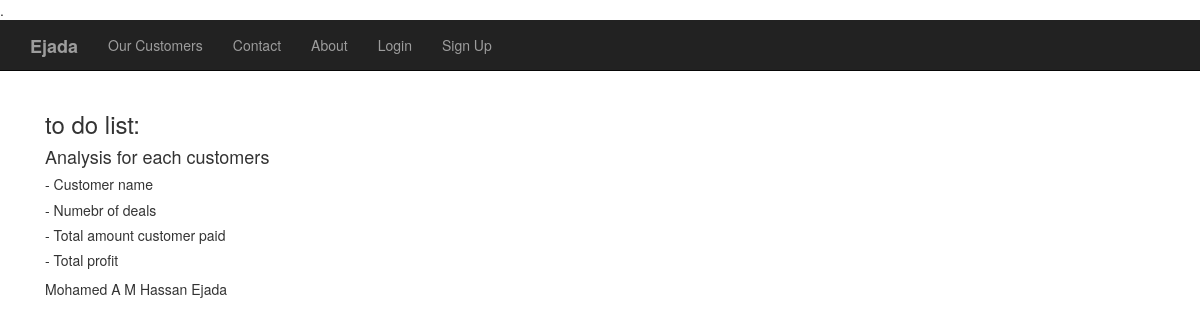
/deal_app/customers/, run on an earlier commit of the app's database.
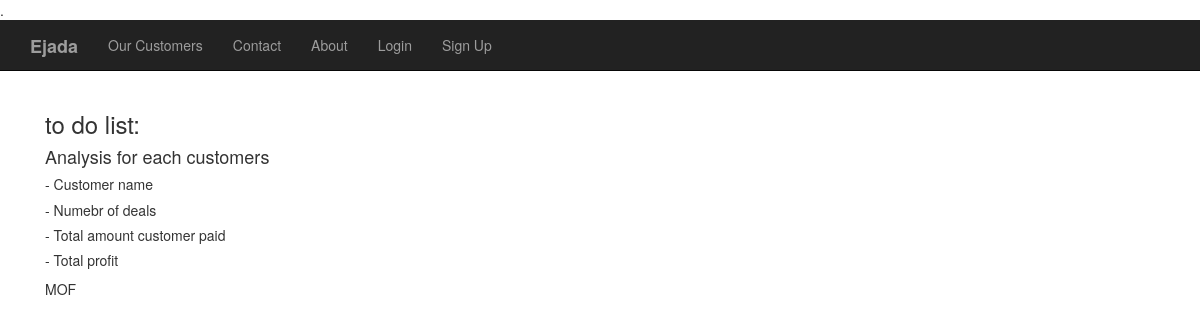
And on a later commit of the database.
### deal_app/models.py (models this page shows, shortened)
class Customer(models.Model):
    name = models.CharField(max_length=100)
    appreviation = models.CharField(max_length=15)
    country = models.CharField(max_length=30)
    region = models.CharField(max_length=30)
    lob = models.CharField(max_length = 30)

### deal_app/views.py (the view)
def customers(request):
    customers = Customer.objects.raw('select * from deal_app_customer')
    number_of_deals = Deal.objects.raw('select count(id) from deal_app_deal group_by name')
    return render(request,'deal_app/customers.html',context = {'customers':customers,'number_of_deals':number_of_deals})

### templates/deal_app/customers.html (shortened to what this page needs)
{% extends "basic.html"%}
{% block body_block%}
<div class="container">
  <form method="POST">
    <h3>to do list:</h3>
      <h4>Analysis for each customers</h4>
      <h5>- Customer name</h5>
      <h5>- Numebr of deals</h5>
      <h5>- Total amount customer paid</h5>
      <h5>- Total profit</h5>
    {%for customer in customers%}
        {{customer.name}}
    {%endfor%}
  </form>
</div>
{% endblock%}

What changed in the data, as far as the page shows it:
removed Customer: name "Mohamed A M Hassan"
removed Customer: name "Ejada"
added Customer: name "MOF"
